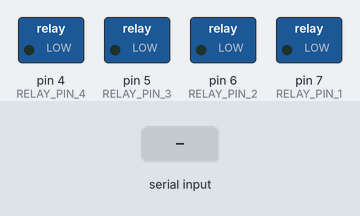
A sketch run on a simulated Arduino Uno, built with avr-gcc and run on an emulated ATmega328P. On the bench: switched loads named in the sketch (green lamp = pin HIGH). The inputs (shaded band) are chosen by the test bench.

Above: at 1.2 s.
1.3 s: "INTERVENE\n" received over Serial
At 1.7 s:
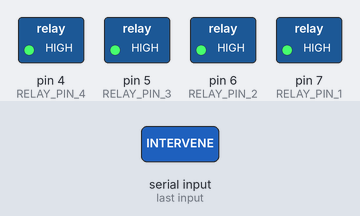
Timing chart, 0 to 4.3 s (numbered marks = the images above; inputs shaded):
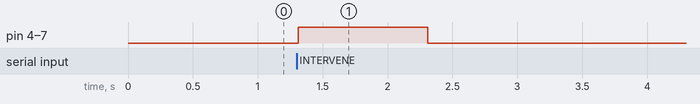

Measured:
- after the input at 1.3 s, pin 4 (RELAY_PIN_4), pin 5 (RELAY_PIN_3), pin 6 (RELAY_PIN_2), pin 7 (RELAY_PIN_1): LOW → HIGH at once, → LOW 1.0 s later

The sketch:

TENS_Controller.ino
```cpp
const int RELAY_PIN_1 = 7;
const int RELAY_PIN_2 = 6;
const int RELAY_PIN_3 = 5;
const int RELAY_PIN_4 = 4;

String inputString = "";
boolean stringComplete = false;

void setup() {
  Serial.begin(9600);
  pinMode(RELAY_PIN_1, OUTPUT);
  pinMode(RELAY_PIN_2, OUTPUT);
  pinMode(RELAY_PIN_3, OUTPUT);
  pinMode(RELAY_PIN_4, OUTPUT);

  digitalWrite(RELAY_PIN_1, LOW);
  digitalWrite(RELAY_PIN_2, LOW);
  digitalWrite(RELAY_PIN_3, LOW);
  digitalWrite(RELAY_PIN_4, LOW);

  inputString.reserve(20);
}

void loop() {

  serialEvent();

  if (stringComplete) {
    inputString.trim();

    if (inputString == "INTERVENE") {
      digitalWrite(RELAY_PIN_1, HIGH);
      digitalWrite(RELAY_PIN_2, HIGH);
      digitalWrite(RELAY_PIN_3, HIGH);
      digitalWrite(RELAY_PIN_4, HIGH);

      delay(1000);

      digitalWrite(RELAY_PIN_1, LOW);
      digitalWrite(RELAY_PIN_2, LOW);
      digitalWrite(RELAY_PIN_3, LOW);
      digitalWrite(RELAY_PIN_4, LOW);
    }
    else {
      digitalWrite(RELAY_PIN_1, LOW);
      digitalWrite(RELAY_PIN_2, LOW);
      digitalWrite(RELAY_PIN_3, LOW);
      digitalWrite(RELAY_PIN_4, LOW);
    }

    inputString = "";
    stringComplete = false;
  }
}

void serialEvent() {
  while (Serial.available()) {
    char inChar = (char)Serial.read();

    if (inChar != '\n') {
      inputString += inChar;
    }
    else {
      stringComplete = true;
    }
  }
}
```
